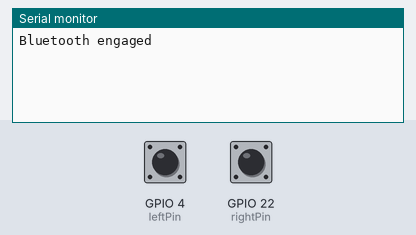
Recording of a sketch running on a simulated ESP32. On the bench: the last lines printed to the serial monitor. The test bench sets the inputs (shaded band); at power-on: GPIO 4 (leftPin) HIGH, GPIO 22 (rightPin) HIGH. USB keyboard and mouse output is not drawn.

Above: at 1.2 s.
1.3 s: GPIO 4 (leftPin) pulled LOW for 0.15 s
At 2.3 s:
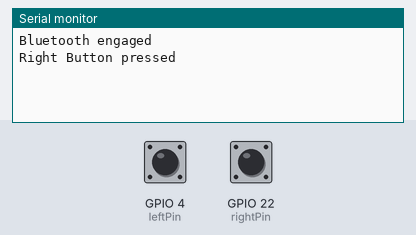
2.9 s: GPIO 22 (rightPin) pulled LOW for 0.15 s
At 3.7 s:
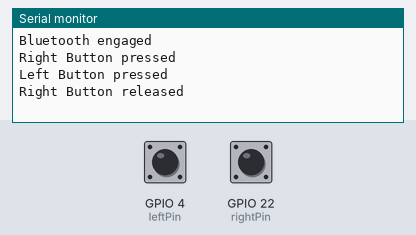
4.5 s: GPIO 4 (leftPin) pulled LOW for 1 s
At 5.1 s:
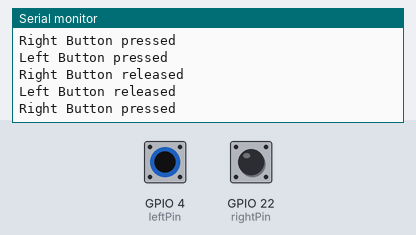

Measured:
- after the input at 1.3 s, the serial monitor: prints a new line at once (image 1)
- after the input at 2.9 s, the serial monitor: prints a new line at once (image 2)
- after the input at 4.5 s, the serial monitor: prints a new line at once (image 3)

The sketch:

MochaPager_BLEKeyboard.ino
```cpp
/**
 * This example turns the ESP32 into a Bluetooth LE keyboard that writes the words, presses Enter, presses a media key and then Ctrl+Alt+Delete
 */
#include <BleKeyboard.h>

BleKeyboard bleKeyboard("MochaPager", "Audio Mocha", 69);
int leftPin = 4;
int rightPin = 22;
int isLeftPressed = false;
int isRightPressed = false;

void setup() {
  bleKeyboard.begin();
  Serial.begin(115200);
  Serial.println("Bluetooth engaged");
  pinMode(leftPin, INPUT);
  pinMode(rightPin, INPUT);
}

void loop() {
  if(bleKeyboard.isConnected()) {
    int leftState = digitalRead(leftPin);
    int rightState = digitalRead(rightPin);

    if (!rightState && leftState == HIGH && !isLeftPressed){
      isLeftPressed = true;
      bleKeyboard.write(KEY_LEFT_ARROW);
      Serial.println("Left Button pressed");
    } else if (leftState == LOW && isLeftPressed) {
      isLeftPressed = false;
      Serial.println("Left Button released");
    }

    if (!leftState && rightState == HIGH && !isRightPressed){
      isRightPressed = true;
      bleKeyboard.write(KEY_RIGHT_ARROW);
      Serial.println("Right Button pressed");
    } else if (rightState == LOW && isRightPressed) {
      isRightPressed = false;
      Serial.println("Right Button released");
    }

    delay(50);
  }
}
```
